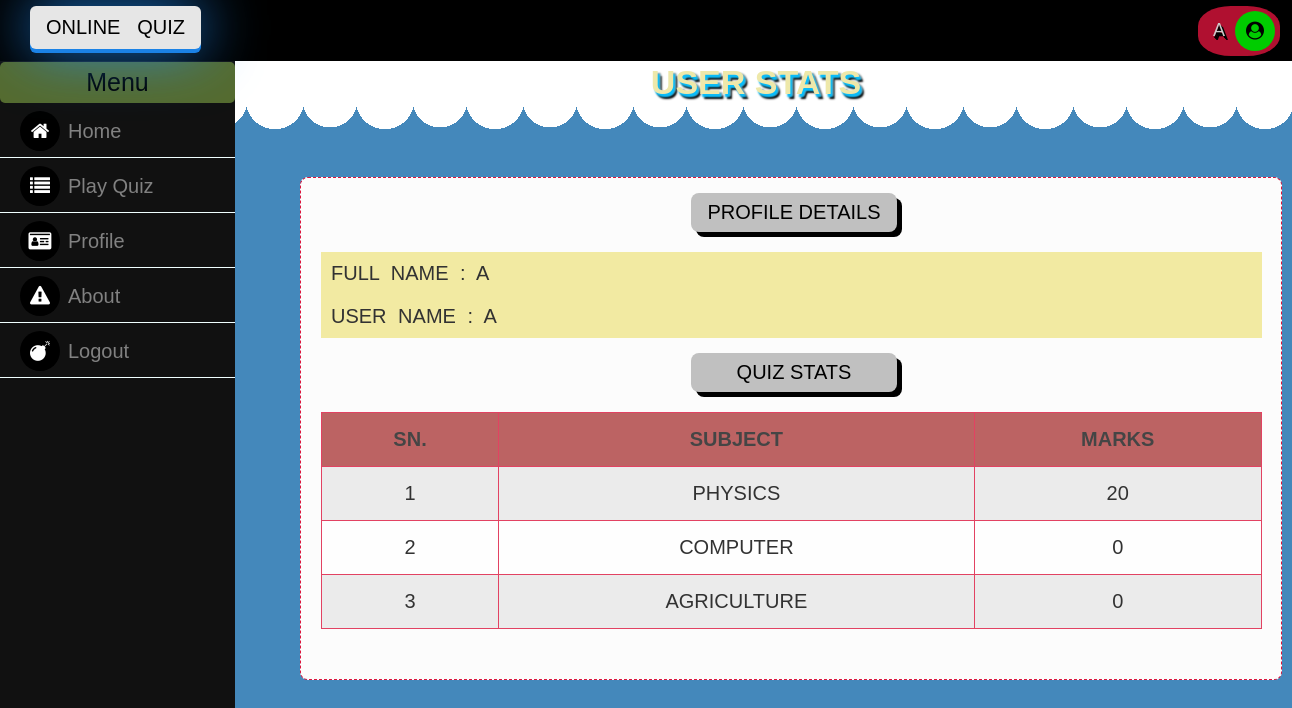
Page /profile.php (signed in) on the committed database.
### tables this page shows
CREATE TABLE `quizscore` (
  `scoreid` int(11) NOT NULL,
  `login_userid` int(11) NOT NULL,
  `subject_subid` int(11) NOT NULL,
  `date` varchar(200) NOT NULL,
  `score` int(11) NOT NULL
);

CREATE TABLE `subject` (
  `subid` int(11) NOT NULL,
  `subname` varchar(200) DEFAULT NULL,
  `duration` int(45) DEFAULT NULL,
  `state` tinyint(4) DEFAULT NULL
);

### profile.php (the view, shortened to what this page needs)
<?php
if(!isset($_SESSION["sees_user"]))  {
    header("location:index.php");
} else {
?>
<!doctype html>
<html>
<head>
<link rel="stylesheet" href="css/quizprofile.css">
<link rel="stylesheet" href="https://maxcdn.bootstrapcdn.com/font-awesome/4.7.0/css/font-awesome.min.css">
</head>
<body>
<div class="menu">
    <div class="menubar">
        <p>Menu</p>
    </div class="navbar">
        <a href="home.php" class="linkref"><i class="fa fa-home" aria-hidden="true"></i>Home</a>
        <a href="categories.php" class="linkref"><i class="fa fa-list" aria-hidden="true"></i>Play Quiz</a>
        <a href="profile.php" class="linkref"><i class="fa fa-id-card" aria-hidden="true"></i>Profile</a>
        <a href="about.php" class="linkref"><i class="fa fa-exclamation-triangle" aria-hidden="true"></i>About</a>
        <a href="logout.php" class="linkref"><i class="fa fa-bomb" aria-hidden="true"></i>Logout</a>
</div>
<div class="nav" id="sticky">
    <span id="logo">Online&nbsp&nbsp&nbspQuiz</span>
    <span class="user"><span class="seeuser"><?=$_SESSION['sees_user'];?></span><i class="fa fa-user-circle" aria-hidden="true"></i></span><
</div>
<div class="main">
    <div class="head">
    User stats
    </div>
    <div class="content">
    	<div class="qno">Profile Details</div>
    		<?php
    			$con=mysqli_connect('localhost','root','') or die(mysql_error());
        		mysqli_select_db($con,'quiz') or die("cannot select DB");
				$query1=mysqli_query($con,"SELECT * FROM login");
				while ($row=mysqli_fetch_array($query1)) {
                    if ($_SESSION['sees_user']==$row['username']) {
                    	$user=$row['username'];
                    	$fname=$row['fullname'];
                        $uid=$row['userid'];
                    }
                }
                echo"<div class='detail'>";
                	echo"<div>Full Name : $fname</div>";
                	echo"<div>User Name : $user</div>";
                echo"</div>";
			?>
        <span class='qno'>Quiz Stats</span>
        <?php
        $con=mysqli_connect('localhost','root','') or die(mysql_error());
        mysqli_select_db($con,'quiz') or die("cannot select DB");
			$query=mysqli_query($con,"SELECT * FROM quizscore WHERE login_userid='$uid'");
    		echo"<table>";
			echo"<tr>";
				echo"<th>SN.</th>";
				echo"<th>Subject</th>";
				echo"<th>Marks</th>";
			echo"</tr>";
			$sn=0;
			while ($row=mysqli_fetch_array($query)) {
					$id=$row['subject_subid'];
					$score=$row['score'];
					$query1=mysqli_query($con,"SELECT * FROM subject");
                while ($row=mysqli_fetch_array($query1)) {
                    if ($id==$row['subid']) {
                    	$subname= $row['subname'];
                    }
                }
                $sn++;
					echo"<tr>";
						echo"<td>$sn</td>";
						echo"<td>$subname</td>";
						echo"<td>$score</td>";
					echo"</tr>";
			}
        ?>
</div>
</div>
</body>
</html>
<?php
}
?>

### css/quizprofile.css (style rules this page uses)
body { margin: 0px; border: 0px; font-family: Arial, Helvetica, sans-serif; font-size: 17px; background: linear-gradient(#ffffff 50%, rgba(255,255,255,0) 0) 0 0, radial-gradient(circle closest-side, #FFFFFF 53%, rgba(255,255,255,0) 0) 0 0, radial-gradient(circle closest-side, #FFFFFF 50%, rgba(255,255,255,0) 0) 55px 0 #48B; background-size:110px 200px; background-repeat:repeat-x; }
.menu { color: #fff; height: 100%; width: 235px; position: fixed; z-index: 1; top: 0px; left: 0px; background-color: #111; overflow-x: hidden; font-family: sans-serif; font-size: 18px; }
.menu .fa { background-color: #000; color: #fff; width: 40px; height: 40px; text-align: center; line-height: 40px; border-radius: 50%; margin-right: 8px; }
.menubar p { font-size: 25px; color: #000; padding: 6px 0px 6px 0px; width: 100%; text-align: center; border-radius: 5px; margin-top: 62px; background-color: #556b2f; margin-bottom: 2px; }
.menu a { padding: 6px 0px 6px 20px; text-decoration: none; font-size: 20px; color: #818181; display: block; border: none; background: none; width: 92%; text-align: left; cursor: pointer; outline: none; border-bottom: solid 1px #f0ffff; margin-bottom: 2px; }
.nav { height: 61px; background-color: #000; }
#sticky { position: fixed; top: 0; z-index: 100; width: 100%; }
#logo { text-transform: uppercase; background-color: #fff; color: #000; padding: 10px 16px ; border-radius: 6px; font-family: arial; font-size: 20px; mix-blend-mode: screen; box-shadow: 0 4px #1e90ff, 0 0 60px #1e90ff; opacity: 0.9; margin-left: 30px; }
.user { color: #fff; font-family: sans-serif; font-size: 18px; float: right; color: #fff; padding: 5px; border-radius: 40%; background-color: #dc143c; opacity: 0.8; margin-right: 12px; }
.user .fa { background-color: #00ff00; color: #000; width: 40px; height: 40px; text-align: center; line-height: 40px; border-radius: 50%; }
.seeuser { margin-right: 10px; text-transform: uppercase; margin-top: 9px; text-shadow: 1px 2px 0px #000, 2px 3px 0px #000, 3px 4px 0px #000; }
span { float: left; margin: 6px 0px 0px 10px; }
.main { margin-left: 300px; margin-right: 80px; font-size: 20px; margin-top:63px; margin-bottom: 2px }
.head { font-size: 34px; color: #eee8aa; font-weight: 700; text-align: center; margin-bottom: 75px; text-shadow: 2px 3px 2px #00bfff, 3px 2px 2px #999, 4px 5px 2px #000; text-transform: uppercase; }
.qno { margin-left: 390px; margin-bottom: 20px; margin-top: 10px; width: 190px; height: auto; padding: 8px; text-transform: uppercase; text-align: center; border-radius: 8px; background-color: #c0c0c0; box-shadow: 5px 5px #000; }
.content { width: 980px; height: auto; margin-top: 20px; background-color: #fcfcfc; outline: 1px solid #2f4f4f; outline-style: span; padding-top: 5px; padding-bottom: 40px; margin-bottom: 80px; border-radius: 8px; outline: none; border-style: dashed; border-color: #dc143c; border-width: 1.2px; }
table { margin: 20px 20px 20px 20px; width: 96%; opacity: 0.8; margin-bottom: 10px; text-transform: uppercase; }
table, th, td { border: 1px solid #dc143c; border-collapse: collapse; }
th, td { padding: 15px; text-align: center; justify-content: center; }
th { background-color: #a52a2a; color: #000; opacity: 0.9; }
tr:nth-child(even) { background-color: #e8e8e8; }
tr:nth-child(odd) { background-color: white; }
.detail { margin-left: 20px; border: none; width: 96%; text-align: left; background-color: #f0e68c; opacity: 0.8; word-spacing: 6px; margin-bottom: 5px; text-transform: uppercase; }
.detail div { padding: 10px; }

### rows in the picture
quizscore: subject.subname "PHYSICS", score "20"
quizscore: subject.subname "COMPUTER", score "0"
quizscore: subject.subname "AGRICULTURE", score "0"

### other values in the picture
$_SESSION['sees_user'] "A"
$fname "A"
$user "A"
